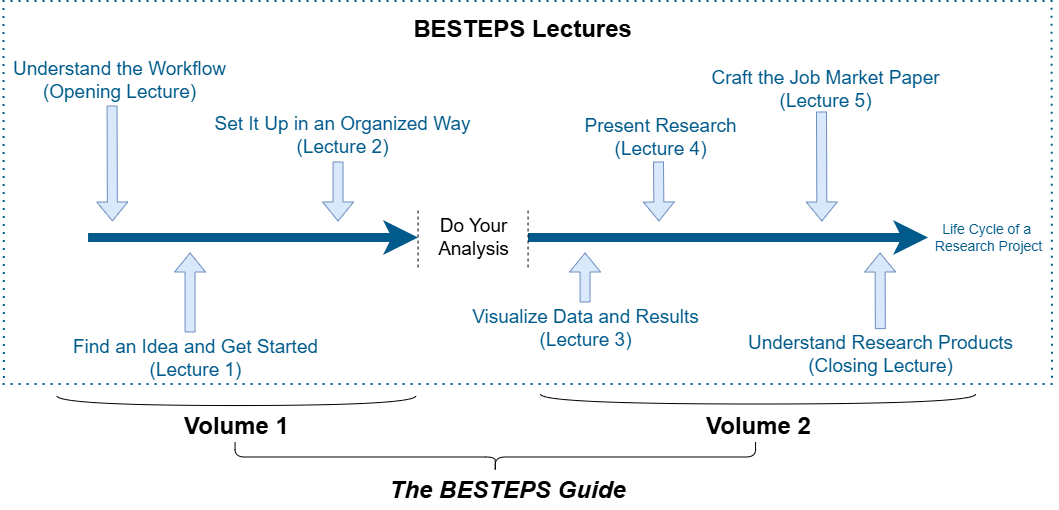
#> input picture assets/images/besteps-guide/BESTEPS_flow.png, 1059 x 510 px
$ python -i build_guide.py   (imports and definitions only)
#> lines starting #> are read from the running program, lines starting #| are printed output that depends on the picture
"""Generate the web edition of The BESTEPS Guide from Print.tex.

Usage:
    python scripts/build_guide.py <Print.tex or its folder> [--cover <cover.pdf>]

Writes (and overwrites) only generated files:
    _guide/*.html                         one page per chapter (Jekyll collection)
    _data/besteps_guide.yml               home-page fragments
    assets/data/besteps-guide-search.json search index
    assets/images/besteps-guide/*         figures, logo, cover
Exits with status 1 when any validation fails.
"""
from __future__ import annotations

import argparse
import json
import re
import sys
import unicodedata
from pathlib import Path

import yaml
from bs4 import BeautifulSoup, NavigableString
from PIL import Image

sys.path.insert(0, str(Path(__file__).resolve().parent))

import guide_tex  # noqa: E402
from guide_html import ChapterHTML, postprocess, to_html  # noqa: E402
from guide_validate import check_counts, check_images, check_links, check_text, source_counts  # noqa: E402

REPO = Path(__file__).resolve().parents[1]
GUIDE_URL = "/besteps/guide/"
GUIDE_IMG = "/assets/images/besteps-guide/"
HEADER = "# generated by scripts/build_guide.py from Print.tex — do not edit by hand"
EXTRA_IMAGES: list[str] = []
SITE_PDF = "assets/files/BESTEPS_Guide_Content.pdf"


def _fold(s: str) -> str:
    return unicodedata.normalize("NFKD", s).encode("ascii", "ignore").decode().lower().strip()


# [9 lines left out: function lookup_lecturers, not called in this run]


def front_matter(meta: dict) -> str:
    body = yaml.safe_dump(meta, allow_unicode=True, sort_keys=False, width=1000)
    return f"---\n{HEADER}\n{body}---\n"


# [81 lines left out: functions render_page, _absorb_figure_word, resolve_refs, extract_signature, reading_order, not called in this run]


WORDS_PER_MINUTE = 200        # dense academic prose, many readers not native English speakers
SECONDS_PER_FIGURE = 12


def file_size_label(path: Path) -> str:
    """Size for the PDF button, in decimal megabytes with one decimal ("7.6 MB"); empty if the file is missing."""
    return f"{path.stat().st_size / 1e6:.1f} MB" if path.exists() else ""


# [9 lines left out: function reading_minutes, not called in this run]


SIGNED_AT_TOP = {"preface"}   # chapters whose closing signature is shown as a byline under the title


def _fragment_html(tex: str) -> str:
    return postprocess(to_html(guide_tex.preprocess(tex)), "home", {}).html


# [5 lines left out: function _image_sources, not called in this run]


MAX_WIDTH = 1600
MAX_PNG_BYTES = 400_000


# [29 lines left out: function _publish_image, not called in this run]


SMALL_WIDTH = 800
SIZES = "(max-width: 767px) 100vw, 38em"


def small_name(name: str) -> str:
    p = Path(name)
    return f"{p.stem}-{SMALL_WIDTH}{p.suffix}"


def _write_bytes(dest: Path, data: bytes):
    if not dest.exists() or dest.read_bytes() != data:
        dest.write_bytes(data)


# [50 lines left out: functions _add_image_sizes, _blocks_text, wording_changes, _render_cover, _write, not called in this run]


def build(source: Path, repo: Path = REPO, cover: Path | None = None) -> int:
    source = Path(source)
    tex_path = source / "Print.tex" if source.is_dir() else source
    src = tex_path.read_text(encoding="utf-8")
    chapters, frags = guide_tex.split_book(src)
    people = yaml.safe_load((repo / "_data/besteps_guide_people.yml").read_text(encoding="utf-8"))
    img_dir = repo / "assets/images/besteps-guide"
    img_dir.mkdir(parents=True, exist_ok=True)
    failures: list[str] = []
    written: list[Path] = []

    results: dict[str, ChapterHTML] = {}
    labels: dict[str, tuple[str, str, str, str]] = {}
    rows = []
    for ch in chapters:
        r = postprocess(to_html(guide_tex.preprocess(ch.tex)), ch.slug, guide_tex.image_widths(ch.tex))
        results[ch.slug] = r
        for lab, (anchor, text, kind) in r.labels.items():
            labels[lab] = (ch.slug, anchor, text, kind)
        src_counts = source_counts(ch.tex)
        failures += check_counts(ch.slug, src_counts, r.counts)
        rows.append((ch.slug, src_counts, r.counts))
    failures += [f"unresolved reference {u}" for u in
                 resolve_refs(results, labels, {c.slug: c.label for c in chapters})]

    sources = _image_sources(src, tex_path.parent)
    web_names: dict[str, str] = {}
    for name in sorted({n for r in results.values() for n in r.images} | set(EXTRA_IMAGES)):
        if name not in sources or not sources[name].exists():
            failures.append(f"image not found in source folder: {name}")
            continue
        web_names[name] = _publish_image(sources[name], img_dir)
    if cover:
        _render_cover(Path(cover), img_dir)
    keep = set(web_names.values()) | {small_name(n) for n in web_names.values()} | {"cover.jpg", "cover-thumb.jpg"}
    if not any(f.startswith("image not found") for f in failures):  # never prune from a half-synced source
        for f in img_dir.iterdir():
            if f.name not in keep:
                f.unlink()

    wording: list[str] = []
    used_people = set()
    search = []
    for ch in chapters:
        r = results[ch.slug]
        try:
            lecturers = lookup_lecturers(people, guide_tex.lecturer_names(ch.tex))
        except KeyError as e:
            failures.append(str(e))
            lecturers = []
        used_people |= {p["name"] for p in lecturers}
        if re.search(r"[\\{}~]|``|''", ch.title + ch.label):
            failures.append(f"{ch.slug}: LaTeX left in chapter title {ch.title!r}")
        if not r.description:
            failures.append(f"{ch.slug}: empty description")
        if not r.sections and ch.slug not in ("preface", "afterword"):
            failures.append(f"{ch.slug}: no sections")
        failures += check_text(ch.slug, r.html)
        failures += check_images([web_names.get(n, n) for n in r.images], img_dir)

        meta = {
            "layout": "guide", "body_id": "guide", "nav_active": "public-goods",
            "title": ch.title, "short_title": ch.label, "slug": ch.slug,
            "permalink": f"{GUIDE_URL}{ch.slug}/", "order": ch.order, "volume": ch.volume,
            "lecturers": lecturers, "description": r.description, "sections": r.sections,
        }
        html = _add_image_sizes(r.html, img_dir, web_names)
        if ch.volume:                                   # lectures only, not the preface or afterword
            meta["reading_minutes"] = reading_minutes(html)
        if ch.slug in SIGNED_AT_TOP:
            html, byline = extract_signature(html)
            if byline is None:
                failures.append(f"{ch.slug}: expected a closing signature to move under the title")
            meta["byline"] = byline
        target = repo / "_guide" / f"{ch.slug}.html"
        if target.exists():
            before = target.read_text(encoding="utf-8").split("---\n", 2)[-1]
            for line in wording_changes(before, html):
                wording.append(f"{ch.slug}: {line}")
        try:
            _write(target, render_page(meta, html), written)
        except ValueError as e:
            failures.append(f"{ch.slug}: {e}")
        for e in r.search:
            search.append({"chapter": ch.label, "title": ch.title, "section": e["section"],
                           "url": f"{GUIDE_URL}{ch.slug}/" + (f"#{e['anchor']}" if e["anchor"] else ""),
                           "text": e["text"]})
    unused = {p["name"] for p in people["lecturers"]} - used_people
    failures += [f"people table entry matches no chapter: {n}" for n in sorted(unused)]
    failures += check_links({slug: r.html for slug, r in results.items()})

    data = {
        "images": {"cover": GUIDE_IMG + "cover.jpg", "cover_thumb": GUIDE_IMG + "cover-thumb.jpg"},
        "blurb": _fragment_html(frags["blurb"]),
        "acknowledgements": _fragment_html(frags["acknowledgements"]),
        "volumes": [{"number": n, "title": frags[f"volume{n}_title"],
                     "intro": _fragment_html(frags[f"volume{n}_intro"])} for n in (1, 2)],
        "reading_order": reading_order(chapters, {n: frags[f"volume{n}_title"] for n in (1, 2)}),
        "pdf_size": file_size_label(repo / SITE_PDF),
    }
    for key in ("blurb", "acknowledgements"):
        failures += check_text(f"home {key}", data[key])
    _write(repo / "_data/besteps_guide.yml",
           HEADER + "\n" + yaml.safe_dump(data, allow_unicode=True, sort_keys=False, width=1000), written)
    _write(repo / "assets/data/besteps-guide-search.json",
           json.dumps(search, ensure_ascii=False, indent=1) + "\n", written)

    for stale in (repo / "_guide").glob("*.html"):
        if stale not in written and HEADER in stale.read_text(encoding="utf-8"):
            stale.unlink()

    for line in wording:
        print(f"WORDING: {line}")
    if wording:
        print(f"WARNING: {len(wording)} line(s) of chapter wording changed since the last build (see WORDING above).")
    _report(rows, failures, tex_path, repo)
    return 1 if failures else 0


# [22 lines left out: functions _report, main, not called in this run]


# [2 lines not run here, left out]

>>> import cv2
>>> picture = cv2.imread('../assets/images/besteps-guide/BESTEPS_flow.png', cv2.IMREAD_GRAYSCALE)
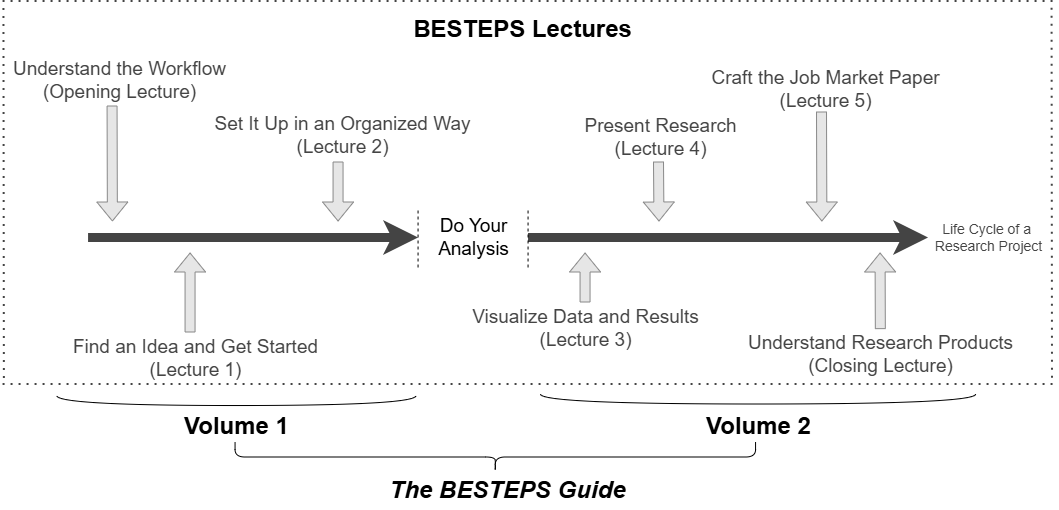
#> picture: shape (510, 1059); min 0, max 255, mean 245
#> (the run stopped early here; a loop or call above may not have finished)
